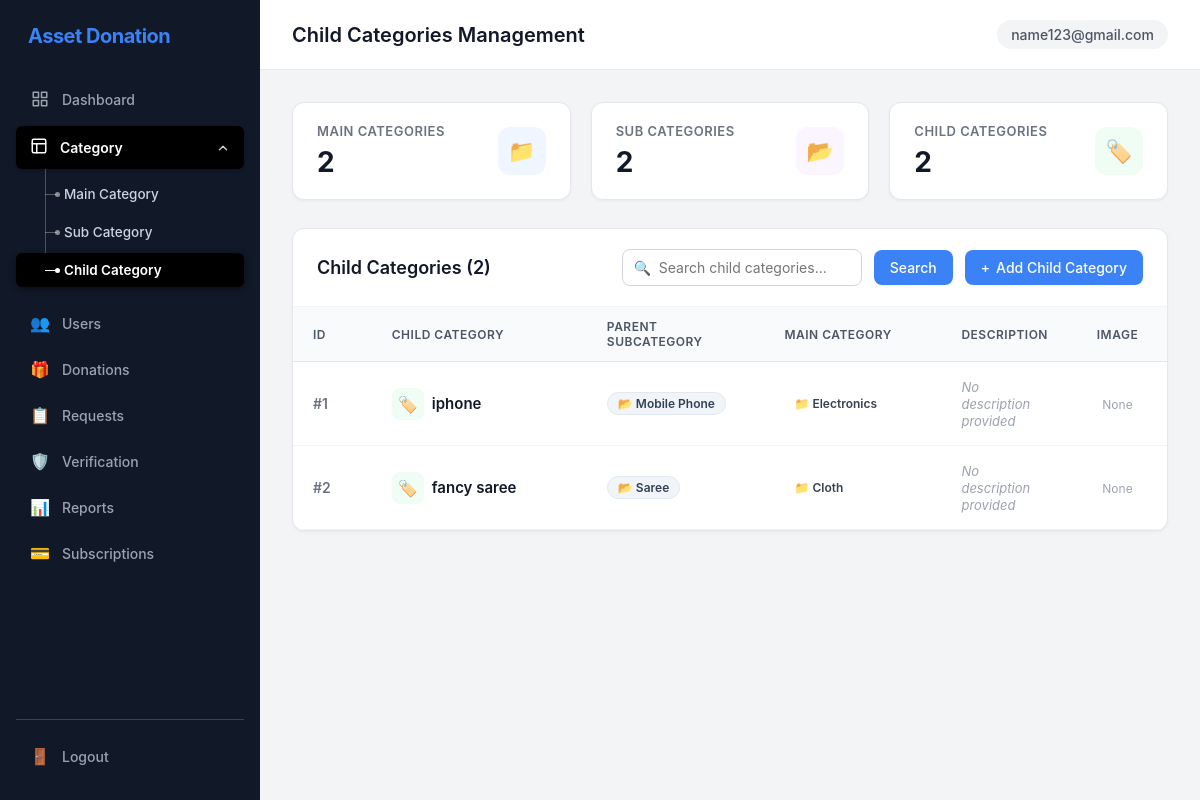
Page /admin-panel/categories/?type=child (signed in) on the committed database.
### myapp/models.py (models this page shows, shortened)
class ChildCategory(models.Model):
    subcategory = models.ForeignKey(
        SubCategory,
        on_delete=models.CASCADE,
        related_name="childcategories"
    )
    name = models.CharField(max_length=100)
    description = models.TextField(blank=True)
    image = models.ImageField(
        upload_to="childcategories/",
        blank=True,
        null=True
    )

class SubCategory(models.Model):
    category = models.ForeignKey(
        Category,
        on_delete=models.CASCADE,
        related_name="subcategories"
    )
    name = models.CharField(max_length=100)
    description = models.TextField(blank=True)

class Category(models.Model):
    name = models.CharField(max_length=100, unique=True)
    description = models.TextField(blank=True)

### myapp/admin_panel_views.py (the view, shortened to what this page needs)
# urls.py: path('categories/', views.categories_view, name='admin_categories'),
def categories_view(request):
    category_type = request.GET.get('type', 'main').lower()
    search_query = request.GET.get('q', '').strip()
    total_categories_count = Category.objects.count()
    total_subcategories_count = SubCategory.objects.count()
    total_childcategories_count = ChildCategory.objects.count()
    total_donations_count = Donation.objects.count()
    items = []
    if category_type == 'sub':
        page_title = 'Sub Categories Management'
        sub_qs = SubCategory.objects.select_related('category').annotate(
            child_count=Count('childcategories', distinct=True),
            donations_count=Count('donations', distinct=True)
        )
        if search_query:
            sub_qs = sub_qs.filter(
                Q(name__icontains=search_query) |
                Q(description__icontains=search_query) |
                Q(category__name__icontains=search_query)
            )
        items = sub_qs.order_by('category__name', 'name')
    elif category_type == 'child':
        page_title = 'Child Categories Management'
        child_qs = ChildCategory.objects.select_related('subcategory', 'subcategory__category')
        items = child_qs.order_by('subcategory__name', 'name')
    context = {
        'items': items,
        'category_type': category_type,
        'total_categories_count': total_categories_count,
        'total_subcategories_count': total_subcategories_count,
        'total_childcategories_count': total_childcategories_count,
        'total_donations_count': total_donations_count,
        'search_query': search_query,
        'page_title': page_title,
    }
    return render(request, 'admin_panel/categories.html', context)

### templates/admin_panel/categories.html (shortened to what this page needs)
{% extends 'admin_panel/base.html' %}
{% block page_title %}{{ page_title }}{% endblock %}
{% block content %}
<div class="stats-grid">
    <a href="{% url 'admin_categories' %}?type=main" style="text-decoration: none; color: inherit;">
        <div class="stat-card {% if category_type == 'main' %}highlight-card{% endif %}">
            <div class="info">
                <h4>Main Categories</h4>
                <div class="number">{{ total_categories_count }}</div>
            </div>
            <div class="icon-badge blue">
                📁
            </div>
        </div>
    </a>
    <a href="{% url 'admin_categories' %}?type=sub" style="text-decoration: none; color: inherit;">
        <div class="stat-card {% if category_type == 'sub' %}highlight-card{% endif %}">
            <div class="info">
                <h4>Sub Categories</h4>
                <div class="number">{{ total_subcategories_count }}</div>
            </div>
            <div class="icon-badge purple">
                📂
            </div>
        </div>
    </a>
    <a href="{% url 'admin_categories' %}?type=child" style="text-decoration: none; color: inherit;">
        <div class="stat-card {% if category_type == 'child' %}highlight-card{% endif %}">
            <div class="info">
                <h4>Child Categories</h4>
                <div class="number">{{ total_childcategories_count }}</div>
            </div>
            <div class="icon-badge green">
                🏷️
            </div>
        </div>
    </a>
</div>
<div class="panel-card">
    <div class="panel-header">
        <div style="display: flex; align-items: center; gap: 12px;">
            <h3>
                {% if category_type == 'sub' %}
                    Sub Categories
                {% elif category_type == 'child' %}
                    Child Categories
                {% else %}
                    Main Categories
                {% endif %}
                ({{ items|length }})
            </h3>
        </div>
        <div style="display: flex; align-items: center; gap: 12px; flex-wrap: wrap;">
            <form method="GET" action="{% url 'admin_categories' %}" class="toolbar-form" style="margin: 0;">
                <div class="search-input-group">
                    <span class="search-icon">🔍</span>
                    <input
                        type="text"
                        name="q"
                        class="search-input"
                        placeholder="Search {{ category_type }} categories..."
                        value="{{ search_query|default:'' }}"
                    >
                </div>
                <button type="submit" class="btn btn-primary">Search</button>
            </form>
            <a href="{% url 'category_add' %}?type={{ category_type }}" class="btn btn-primary" style="white-space: nowrap; display: inline-flex; align-items: center; gap: 6px;">
                <span>+</span> Add {% if category_type == 'sub' %}Sub Category{% elif category_type == 'child' %}Child Category{% else %}Main Category{% endif %}
            </a>
        </div>
    </div>
    <div class="table-responsive">
        <table class="data-table">
            <thead>
                <tr>
                    <th style="width: 80px;">ID</th>
                    {% if category_type == 'main' %}
                        <th style="width: 240px;">Main Category</th>
                        <th>Description</th>
                        <th>Subcategories</th>
                        <th style="text-align: center; width: 120px;">Total Items</th>
                    {% elif category_type == 'sub' %}
                        <th style="width: 220px;">Sub Category</th>
                        <th style="width: 180px;">Parent Category</th>
                        <th>Description</th>
                        <th style="text-align: center; width: 130px;">Child Count</th>
                    {% elif category_type == 'child' %}
                        <th style="width: 220px;">Child Category</th>
                        <th style="width: 180px;">Parent Subcategory</th>
                        <th style="width: 180px;">Main Category</th>
                        <th>Description</th>
                        <th style="text-align: center; width: 100px;">Image</th>
                    {% endif %}
                </tr>
            </thead>
            <tbody>
                {% for item in items %}
                <tr>
                    <td>
                        <span style="font-weight: 600; color: #6b7280;">#{{ item.id }}</span>
                    </td>
                    {% if category_type == 'main' %}
                        <td>
                            <div style="font-weight: 600; color: #111827; font-size: 15px; display: flex; align-items: center; gap: 8px;">
                                <span style="display: inline-flex; align-items: center; justify-content: center; width: 32px; height: 32px; border-radius: 8px; background: #eff6ff; color: #2563eb; font-size: 16px;">📁</span>
                                {{ item.name }}
                            </div>
                        </td>
                        <td>
                            <span style="color: #4b5563; font-size: 13px;">
                                {% if item.description %}
                                    {{ item.description }}
                                {% else %}
                                    <span style="color: #9ca3af; font-style: italic;">No description provided</span>
                                {% endif %}
                            </span>
                        </td>
                        <td>
                            <div style="display: flex; flex-wrap: wrap; gap: 6px; align-items: center;">
                                {% for sub in item.subcategories.all %}
                                    <span class="badge badge-condition" style="font-size: 12px; font-weight: 500;">
                                        {{ sub.name }}
                                    </span>
                                {% empty %}
                                    <span style="color: #9ca3af; font-size: 13px;">No subcategories</span>
                                {% endfor %}
                            </div>
                        </td>
                        <td style="text-align: center;">
                            <span class="count-pill">{{ item.donations_count|default:0 }}</span>
                        </td>
                    {% elif category_type == 'child' %}
                        <td>
                            <div style="font-weight: 600; color: #111827; font-size: 15px; display: flex; align-items: center; gap: 8px;">
                                <span style="display: inline-flex; align-items: center; justify-content: center; width: 32px; height: 32px; border-radius: 8px; background: #f0fdf4; color: #16a34a; font-size: 16px;">🏷️</span>
                                {{ item.name }}
                            </div>
                        </td>
                        <td>
                            <span class="badge badge-condition" style="font-size: 12px; font-weight: 600;">
                                📂 {{ item.subcategory.name }}
                            </span>
                        </td>
                        <td>
                            <span class="badge badge-category" style="font-size: 12px; font-weight: 600;">
                                📁 {{ item.subcategory.category.name }}
                            </span>
                        </td>
                        <td>
                            <span style="color: #4b5563; font-size: 13px;">
                                {% if item.description %}
                                    {{ item.description }}
                                {% else %}
                                    <span style="color: #9ca3af; font-style: italic;">No description provided</span>
                                {% endif %}
                            </span>
                        </td>
                        <td style="text-align: center;">
                            {% if item.image %}
                                <a href="{{ item.image.url }}" target="_blank">
                                    <img src="{{ item.image.url }}" alt="{{ item.name }}" style="width: 36px; height: 36px; object-fit: cover; border-radius: 6px; border: 1px solid #e5e7eb;">
                                </a>
                            {% else %}
                                <span style="color: #9ca3af; font-size: 12px;">None</span>
                            {% endif %}
                        </td>
                    {% endif %}
                </tr>
                {% endfor %}
            </tbody>
        </table>
    </div>
</div>
{% endblock %}

### templates/admin_panel/base.html (shortened to what this page needs)
<!DOCTYPE html>
<html lang="en">
<head>
    {% load static %}
    <link rel="stylesheet" href="{% static 'admin_panel/css/admin.css' %}">
</head>
<body>
    <div class="admin-layout">
        <aside class="sidebar">
            <div class="logo">
                Asset Donation
            </div>
            <nav>
                <a href="{% url 'admin_dashboard' %}">
                    <span class="nav-icon">
                    </span>
                    <span>Dashboard</span>
                </a>
                <div class="nav-group {% if request.resolver_match.url_name == 'admin_categories' %}open active-group{% endif %}" id="categoryNavGroup">
                    <div class="nav-group-header {% if request.resolver_match.url_name == 'admin_categories' %}active{% endif %}" id="categoryToggle" role="button" tabindex="0" title="Click to toggle categories">
                        <span class="nav-icon">
                            <svg width="18" height="18" viewBox="0 0 24 24" fill="none" stroke="currentColor" stroke-width="2" stroke-linecap="round" stroke-linejoin="round">
                                <rect x="3" y="3" width="18" height="18" rx="2" ry="2"></rect>
                                <line x1="3" y1="9" x2="21" y2="9"></line>
                                <line x1="9" y1="21" x2="9" y2="9"></line>
                            </svg>
                        </span>
                        <span class="nav-text">Category</span>
                        <span class="chevron-arrow">
                            <svg width="14" height="14" viewBox="0 0 24 24" fill="none" stroke="currentColor" stroke-width="2.5" stroke-linecap="round" stroke-linejoin="round">
                                <polyline points="6 9 12 15 18 9"></polyline>
                            </svg>
                        </span>
                    </div>
                    <div class="tree-submenu" id="categorySubmenu">
                        <a href="{% url 'admin_categories' %}?type=main" class="tree-item ">
                            <span class="tree-branch"></span>
                            <span class="tree-label">Main Category</span>
                        </a>
                        <a href="{% url 'admin_categories' %}?type=sub" class="tree-item {% if request.resolver_match.url_name == 'admin_categories' and request.GET.type == 'sub' %}active{% endif %}">
                            <span class="tree-branch"></span>
                            <span class="tree-label">Sub Category</span>
                        </a>
                        <a href="{% url 'admin_categories' %}?type=child" class="tree-item {% if request.resolver_match.url_name == 'admin_categories' and request.GET.type == 'child' %}active{% endif %}">
                            <span class="tree-branch"></span>
                            <span class="tree-label">Child Category</span>
                        </a>
                    </div>
                </div>
                <a href="{% url 'admin_users' %}">
                    <span class="nav-icon">👥</span>
                    <span>Users</span>
                </a>
                <a href="{% url 'admin_donations' %}">
                    <span class="nav-icon">🎁</span>
                    <span>Donations</span>
                </a>
                <a href="{% url 'admin_requests' %}">
                    <span class="nav-icon">📋</span>
                    <span>Requests</span>
                </a>
                <a href="{% url 'admin_verification' %}">
                    <span class="nav-icon">🛡️</span>
                    <span>Verification</span>
                </a>
                <a href="{% url 'admin_reports' %}">
                    <span class="nav-icon">📊</span>
                    <span>Reports</span>
                </a>
                <a href="{% url 'admin_subscriptions' %}">
                    <span class="nav-icon">💳</span>
                    <span>Subscriptions</span>
                </a>
            </nav>
            <div class="sidebar-bottom">
                <a href="{% url 'admin_logout' %}">
                    <span class="nav-icon">🚪</span>
                    <span>Logout</span>
                </a>
            </div>
        </aside>
        <main class="main-content">
            <header class="topbar">
                <h2>{% block page_title %}Dashboard{% endblock %}</h2>
                <div class="admin-user">
                    {{ request.user.username|default:"Admin" }}
                </div>
            </header>
            <section class="content">
                {% block content %}
                {% endblock %}
            </section>
        </main>
    </div>
</body>
</html>

### rows in the picture
ChildCategory: id "1", name "iphone", subcategory.name "Mobile Phone", subcategory.category.name "Electronics", description "No description provided", image "None"
ChildCategory: id "2", name "fancy saree", subcategory.name "Saree", subcategory.category.name "Cloth", description "No description provided", image "None"

### other values in the picture
{{ page_title }} "Child Categories Management"
{{ request.user.username|default:"Admin" }} "name123@gmail.com"
{{ total_categories_count }} "2"
{{ total_subcategories_count }} "2"
{{ total_childcategories_count }} "2"
{{ items|length }} "2"
